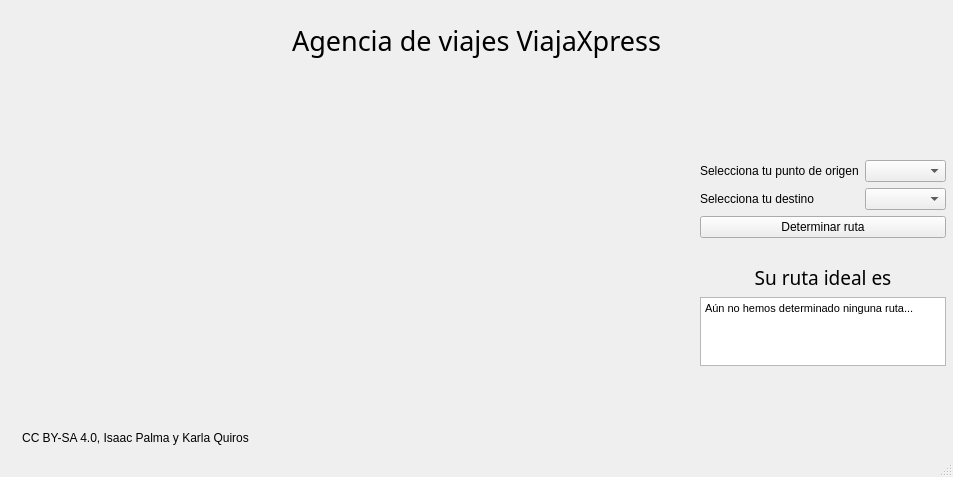
<?xml version="1.0" encoding="UTF-8"?>
<ui version="4.0">
 <class>MainWindow</class>
 <widget class="QMainWindow" name="MainWindow">
  <property name="geometry">
   <rect>
    <x>0</x>
    <y>0</y>
    <width>953</width>
    <height>477</height>
   </rect>
  </property>
  <property name="windowTitle">
   <string>MainWindow</string>
  </property>
  <widget class="QWidget" name="centralwidget">
   <widget class="QLabel" name="imagen_label">
    <property name="geometry">
     <rect>
      <x>20</x>
      <y>80</y>
      <width>668</width>
      <height>337</height>
     </rect>
    </property>
    <property name="text">
     <string/>
    </property>
    <property name="pixmap">
     <pixmap>assets/grafo_principal.png</pixmap>
    </property>
    <property name="scaledContents">
     <bool>true</bool>
    </property>
   </widget>
   <widget class="QLabel" name="titulo_label">
    <property name="geometry">
     <rect>
      <x>0</x>
      <y>10</y>
      <width>953</width>
      <height>60</height>
     </rect>
    </property>
    <property name="font">
     <font>
      <family>MV Boli</family>
      <pointsize>20</pointsize>
     </font>
    </property>
    <property name="text">
     <string>Agencia de viajes ViajaXpress</string>
    </property>
    <property name="alignment">
     <set>Qt::AlignCenter</set>
    </property>
   </widget>
   <widget class="QLabel" name="fondo_label">
    <property name="geometry">
     <rect>
      <x>0</x>
      <y>0</y>
      <width>960</width>
      <height>540</height>
     </rect>
    </property>
    <property name="sizePolicy">
     <sizepolicy hsizetype="Fixed" vsizetype="Fixed">
      <horstretch>0</horstretch>
      <verstretch>0</verstretch>
     </sizepolicy>
    </property>
    <property name="text">
     <string/>
    </property>
    <property name="pixmap">
     <pixmap>assets/fondo.png</pixmap>
    </property>
    <property name="scaledContents">
     <bool>true</bool>
    </property>
   </widget>
   <widget class="QWidget" name="verticalLayoutWidget">
    <property name="geometry">
     <rect>
      <x>700</x>
      <y>160</y>
      <width>246</width>
      <height>206</height>
     </rect>
    </property>
    <layout class="QVBoxLayout" name="verticalLayout_2">
     <item>
      <layout class="QFormLayout" name="formLayout">
       <item row="0" column="0">
        <widget class="QLabel" name="origen_label">
         <property name="font">
          <font>
           <weight>50</weight>
           <bold>false</bold>
          </font>
         </property>
         <property name="text">
          <string>Selecciona tu punto de origen</string>
         </property>
        </widget>
       </item>
       <item row="0" column="1">
        <widget class="QComboBox" name="origen_comboBox"/>
       </item>
       <item row="1" column="0">
        <widget class="QLabel" name="destino_label">
         <property name="font">
          <font>
           <weight>50</weight>
           <bold>false</bold>
          </font>
         </property>
         <property name="text">
          <string>Selecciona tu destino</string>
         </property>
        </widget>
       </item>
       <item row="1" column="1">
        <widget class="QComboBox" name="destino_comboBox"/>
       </item>
      </layout>
     </item>
     <item>
      <widget class="QPushButton" name="confirmar_pushButton">
       <property name="text">
        <string>Determinar ruta</string>
       </property>
      </widget>
     </item>
     <item>
      <widget class="QLabel" name="espacio_1">
       <property name="text">
        <string/>
       </property>
      </widget>
     </item>
     <item>
      <widget class="QLabel" name="ruta_ideal_label">
       <property name="font">
        <font>
         <family>MV Boli</family>
         <pointsize>14</pointsize>
        </font>
       </property>
       <property name="text">
        <string>Su ruta ideal es</string>
       </property>
       <property name="alignment">
        <set>Qt::AlignCenter</set>
       </property>
      </widget>
     </item>
     <item>
      <widget class="QTextEdit" name="ruta_ideal_textEdit">
       <property name="enabled">
        <bool>true</bool>
       </property>
       <property name="html">
        <string>&lt;!DOCTYPE HTML PUBLIC &quot;-//W3C//DTD HTML 4.0//EN&quot; &quot;http://www.w3.org/TR/REC-html40/strict.dtd&quot;&gt;
&lt;html&gt;&lt;head&gt;&lt;meta name=&quot;qrichtext&quot; content=&quot;1&quot; /&gt;&lt;style type=&quot;text/css&quot;&gt;
p, li { white-space: pre-wrap; }
&lt;/style&gt;&lt;/head&gt;&lt;body style=&quot; font-family:'MS Shell Dlg 2'; font-size:8.25pt; font-weight:400; font-style:normal;&quot;&gt;
&lt;p style=&quot; margin-top:0px; margin-bottom:0px; margin-left:0px; margin-right:0px; -qt-block-indent:0; text-indent:0px;&quot;&gt;Aún no hemos determinado ninguna ruta...&lt;/p&gt;&lt;/body&gt;&lt;/html&gt;</string>
       </property>
      </widget>
     </item>
    </layout>
   </widget>
   <widget class="QLabel" name="derechos_label">
    <property name="geometry">
     <rect>
      <x>20</x>
      <y>430</y>
      <width>231</width>
      <height>16</height>
     </rect>
    </property>
    <property name="font">
     <font>
      <weight>50</weight>
      <bold>false</bold>
     </font>
    </property>
    <property name="text">
     <string>CC BY-SA 4.0, Isaac Palma y Karla Quiros</string>
    </property>
    <property name="alignment">
     <set>Qt::AlignCenter</set>
    </property>
   </widget>
   <zorder>fondo_label</zorder>
   <zorder>imagen_label</zorder>
   <zorder>titulo_label</zorder>
   <zorder>verticalLayoutWidget</zorder>
   <zorder>derechos_label</zorder>
  </widget>
  <widget class="QStatusBar" name="statusbar"/>
 </widget>
 <resources/>
 <connections/>
</ui>
